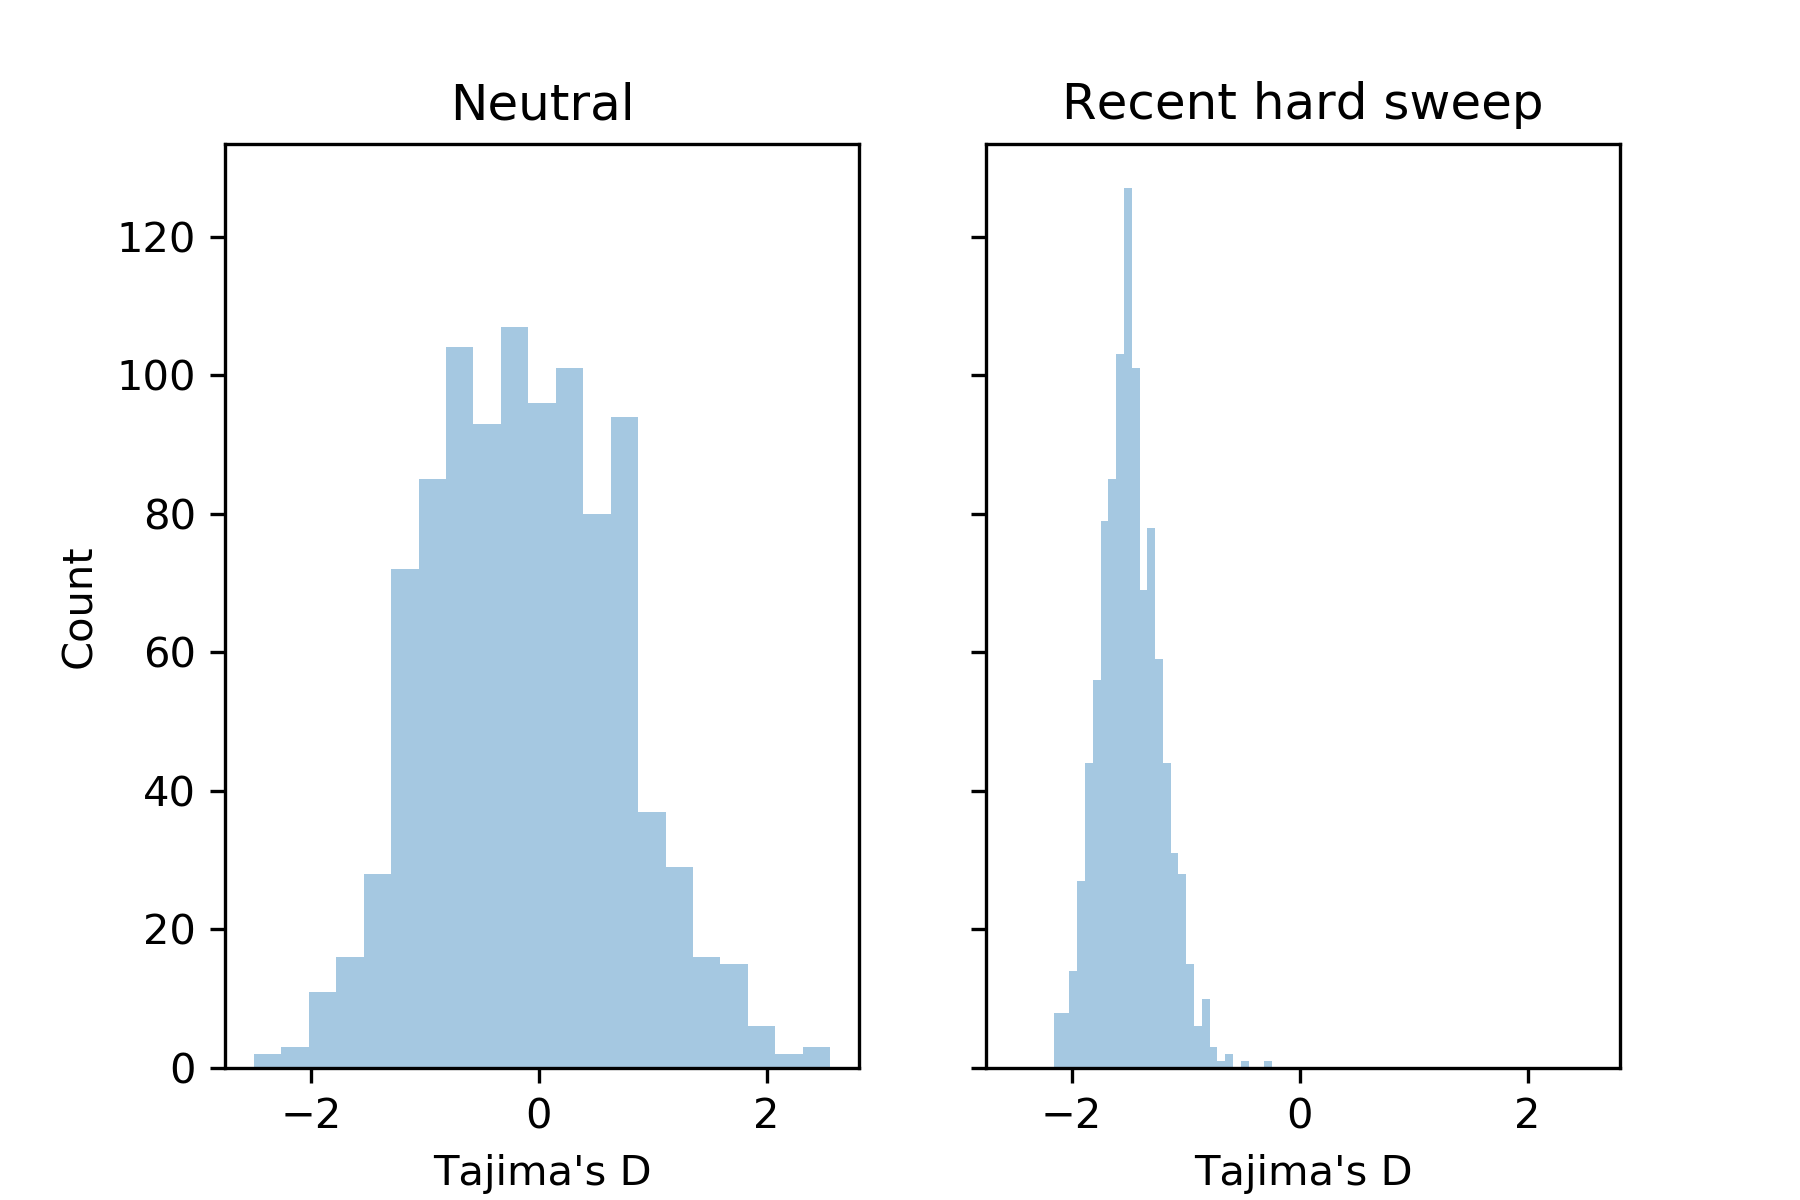

Write Python code to recreate this figure.
# Get distributions of D for neutral and for growth,
# which we're using to fake what hard sweeps look like
import libsequence.variant_matrix as vm
import libsequence.summstats as sstats
import matplotlib.pyplot as plt
import seaborn as sns
import msprime

PC = msprime.PopulationConfiguration

Dneutral = []
for ts in msprime.simulate(50, mutation_rate=100.,
                           num_replicates=1000, random_seed=666):
    m = vm.VariantMatrix.from_TreeSequence(ts)
    ac = m.count_alleles()
    Dneutral.append(sstats.tajd(ac))
Dgrowth = []
for ts in msprime.simulate(population_configurations=[PC(sample_size=50, growth_rate=5)],
                           mutation_rate=100.,
                           num_replicates=1000, random_seed=351212):
    m = vm.VariantMatrix.from_TreeSequence(ts)
    ac = m.count_alleles()
    Dgrowth.append(sstats.tajd(ac))

f, ax = plt.subplots(1, 2,
                     figsize=(6, 4),
                     sharey=True, sharex=True)
sns.distplot(Dneutral, ax=ax[0], norm_hist=False, kde=False)
sns.distplot(Dgrowth, ax=ax[1], norm_hist=False, kde=False)
ax[0].set_ylabel("Count")
ax[0].set_xlabel("Tajima's D")
ax[1].set_xlabel("Tajima's D")
ax[0].set_title("Neutral")
ax[1].set_title("Recent hard sweep")
plt.savefig("tajd.png", dpi=300)
